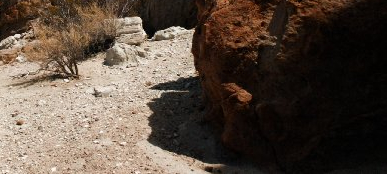
#> input picture a1_2019702002/input_data/q6/canyon_02_02.png, 387 x 174 px, found by its file name
$ python canyon1.py
#> lines starting #> are read from the running program, lines starting #| are printed output that depends on the picture; pictures that were not available may be replaced by others from this repository, and a replacement may not be noted
import cv2
import numpy as np
from matplotlib import pyplot as plt

def gamma_corr(img,gamma_value=1):
	image = np.array(255*(img/255)**gamma_value,dtype='uint8')

	return image

def get_histogram(image,i=1):
    plt.subplot(3,1,i)
    count, bins, patches = plt.hist(image.ravel(), bins=256)
    plt.title("Image "+str(i))
    return count
def linContrastStretching(im, a=0, b=255):
	ahigh = 220
	alow = 55
	get_histogram(im)
	plt.show()

	for x in range(im.shape[0]):
		for y in range(im.shape[1]):
			im[x][y] =  ((im[x][y] - alow)*(b-a)/(ahigh - alow))
	return im

def hist_equalize(org, spec):
    oldshape = org.shape
    org = org.reshape(-1)
    spec = spec.reshape(-1)
    rand1, bin_idx, s_counts = np.unique(org, return_inverse=True,return_counts=True)
    rand2, t_counts = np.unique(spec, return_counts=True)
    s_quant = np.cumsum(s_counts)
    s_quant = s_quant/s_quant[-1]
    t_quant = np.cumsum(t_counts)
    t_quant = t_quant/t_quant[-1]
    our = s_quant*255
    our = our.astype(int)
    tmp = t_quant*255
    tmp = tmp.astype(int)
    b = []
    for data in our[:]:
        diff = tmp - data
        mask = np.ma.less_equal(diff, -1)
        if np.all(mask):
            c = np.abs(diff).argmin()
        masked_diff = np.ma.masked_array(diff, mask)
        b.append(masked_diff.argmin())
    b = np.array(b,dtype='uint8')
    return b[bin_idx].reshape(oldshape)

spec = cv2.imread('canyon_02_02.png')# path needs to be channged all input images are available in the input folder
#> spec is the input picture: shape (174, 387, 3); mean B, G, R 64.1, 75.7, 89.6
spec = cv2.cvtColor(spec, cv2.COLOR_BGR2GRAY)
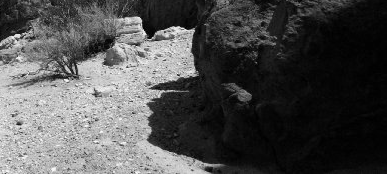
#> spec: shape (174, 387); min 0, max 252, mean 78.5
cv2.imwrite("canyon4ref.png",spec)# output images in the output folder can be used for refrence


org = cv2.imread('part4.png')# path needs to be channged all input images are available in the input folder
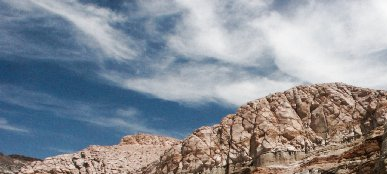
#> input picture a1_2019702002/input_data/q6/canyon_01_01.png, 387 x 174 px, given in place of part4.png, which was not available
#> org is the input picture: shape (174, 387, 3); mean B, G, R 151.7, 143.7, 138.6
org = cv2.cvtColor(org, cv2.COLOR_BGR2GRAY)
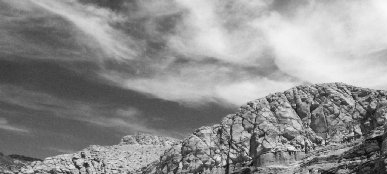
#> org: shape (174, 387); min 3, max 250, mean 143.1

a = hist_equalize(org, spec)
#> in hist_equalize, `rand1, bin_idx, s_counts = np.unique(org, return_inverse=True,return_c..`: rand1 = 246 values from 3 to 250; s_counts = 246 values, max 696 at index 94, min 1 at index 1, mean 273.7
#> in hist_equalize, `rand2, t_counts = np.unique(spec, return_counts=True)`: rand2 = 253 values from 0 to 252; t_counts = 253 values, max 2403 at index 5, min 1 at index 252, mean 266.2
#> in hist_equalize, `s_quant = np.cumsum(s_counts)`: s_quant = 246 values from 2 to 67338
#> in hist_equalize, `s_quant = s_quant/s_quant[-1]`: s_quant = 246 values from 2.97e-05 to 1
#> in hist_equalize, `t_quant = np.cumsum(t_counts)`: t_quant = 253 values from 45 to 67338
#> in hist_equalize, `t_quant = t_quant/t_quant[-1]`: t_quant = 253 values from 0.000668 to 1
#> in hist_equalize, `our = s_quant*255`: our = 246 values from 0.00757 to 255
#> in hist_equalize, `our = our.astype(int)`: our = 246 values from 0 to 255
#> in hist_equalize, `tmp = t_quant*255`: tmp = 253 values from 0.17 to 255
#> in hist_equalize, `tmp = tmp.astype(int)`: tmp = 253 values from 0 to 255
#> the loop in hist_equalize, `for data in our[:]:` made 246 passes
#> data on passes 2 to 4: 0, 0, 0
#> after the loop in hist_equalize, `for data in our[:]:`: b = 246 values from 0 to 252
#> in hist_equalize, `return b[bin_idx].reshape(oldshape)`:
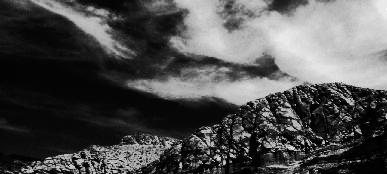
#> returned value: shape (174, 387); min 0, max 252, mean 78.6
# [5 lines of commented-out code are left out]
cv2.imwrite("canyon4.png",a)# output images in the output folder can be used for refrence

# plt.show()
